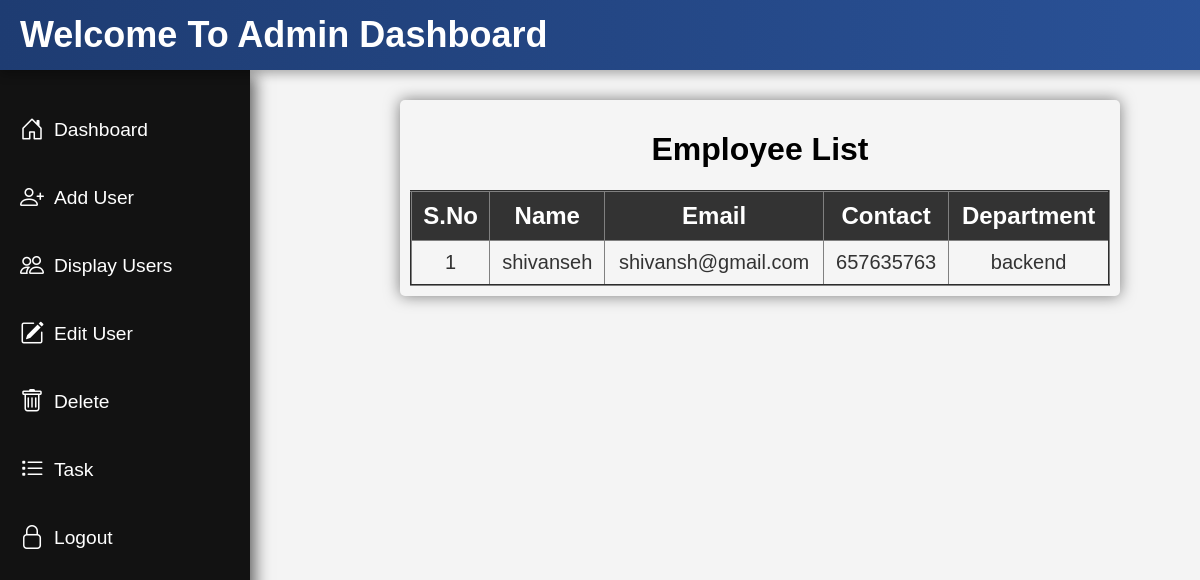
/displayuser/, run on an earlier commit of the app's database.
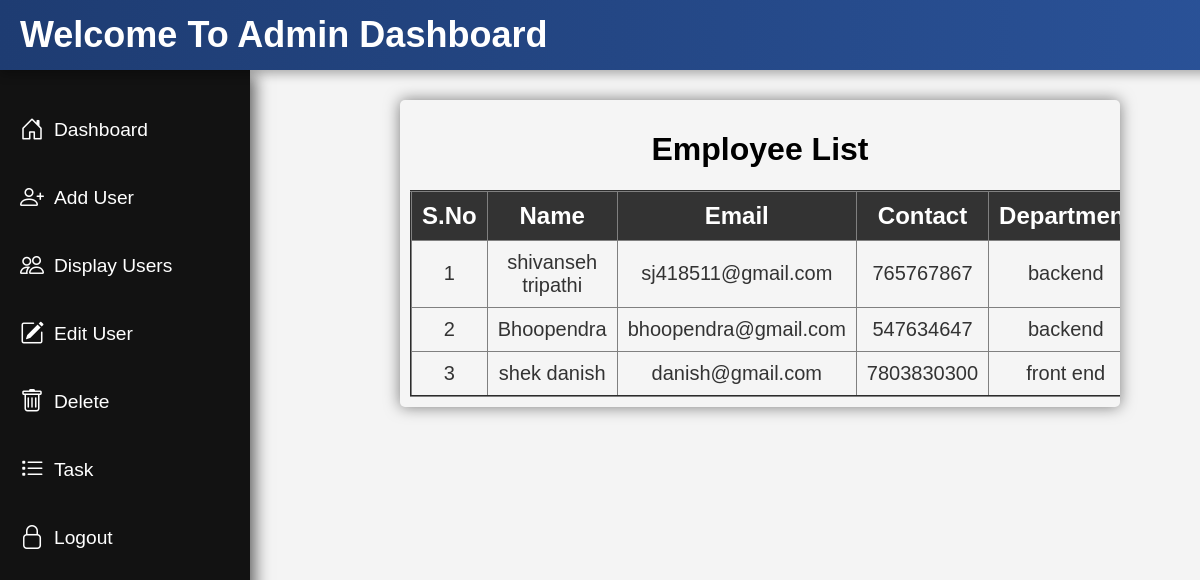
And on a later commit of the database.
### app/models.py (models this page shows)
class EmpDatabase(models.Model):
    employe_name = models.CharField(max_length=50)
    employe_email = models.EmailField()
    department = models.CharField(max_length=50)
    contact_number = models.IntegerField()
    employe_password = models.CharField(max_length=50)
    your_work = models.TextField(max_length=100)

### app/views.py (the view)
# urls.py: path('displayuser/',views.displayuser,name='displayuser'),
def displayuser(request):
    mydata=EmpDatabase.objects.all()
    return render(request,'displayuser.html',{'data':mydata.values})

### app/templates/displayuser.html (shortened to what this page needs)
{% extends "base.html" %}
{% load static %}
{% block css %}
    <link rel="stylesheet" href="{% static 'css/display.css' %}">
{% endblock %}
{% block content %}
  <div class="table-container">
    <h1 style="color: black;">Employee List</h1>
    <table border="2px solid black" >
            <tr>
                <th>S.No</th>
                <th>Name</th>
                <th>Email</th>
                <th>Contact</th>
                <th>Department</th>
            </tr>
            {% for i in data %}
            <tr>
                <td>{{ forloop.counter }}</td>
                <td>{{ i.employe_name }}</td>
                <td>{{ i.employe_email }}</td>
                <td>{{ i.contact_number }}</td>
                <td>{{ i.department }}</td>
            </tr>
            {% endfor %}
    </table>
</div>
{% endblock %}

What changed in the data, as far as the page shows it:
removed EmpDatabase: employe_name "shivanseh", employe_email "shivansh@gmail.com", contact_number "657635763", department "backend"
added EmpDatabase: employe_name "shivanseh tripathi", employe_email "sj418511@gmail.com", contact_number "765767867", department "backend"
added EmpDatabase: employe_name "Bhoopendra", employe_email "bhoopendra@gmail.com", contact_number "547634647", department "backend"
added EmpDatabase: employe_name "shek danish", employe_email "danish@gmail.com", contact_number "7803830300", department "front end"
